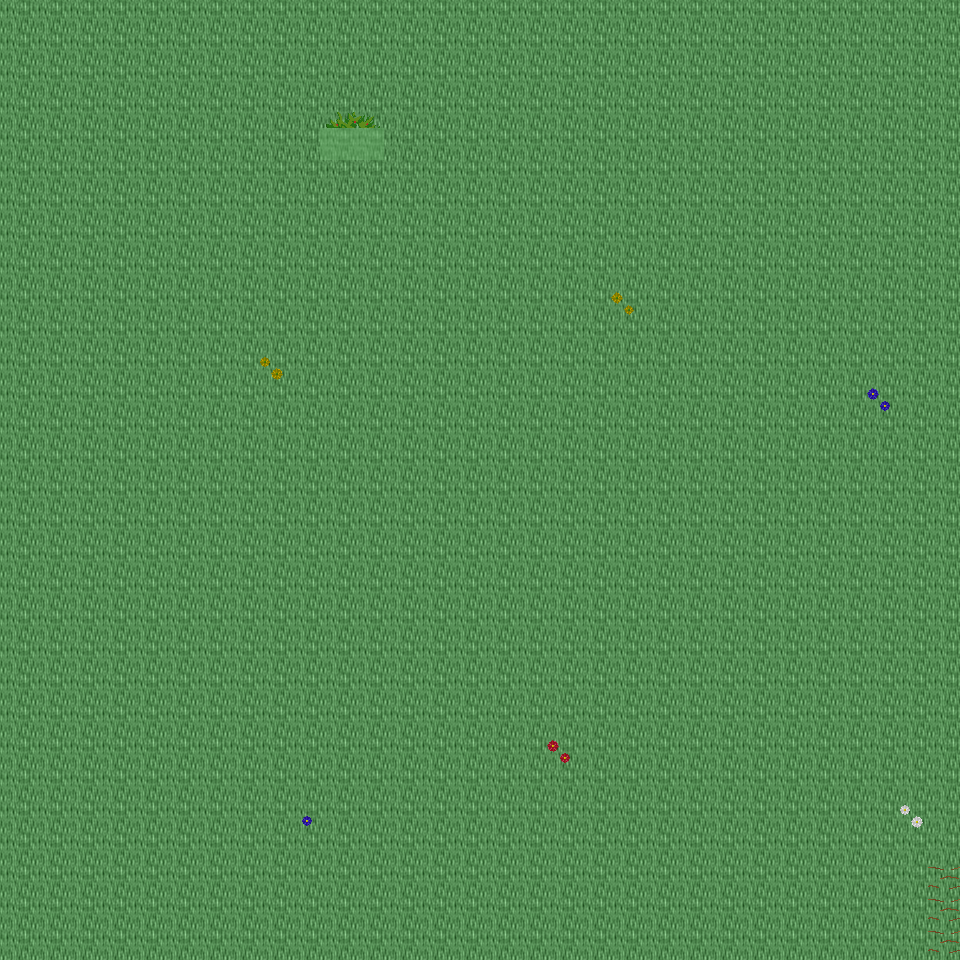

Tiled map render using the project's own tile images. Description and the map definition, with tile-layer contents summarised, below:
An orthogonal 30x30 tile map with 32x32 px tiles, 6 tile layers (Ground, Object, Object2, Above, ...), 39 tilesets and 3 objects (3x mapExit).

<map version="1.0" orientation="orthogonal" renderorder="right-down" width="30" height="30" tilewidth="32" tileheight="32" nextobjectid="4">
  <tileset firstgid="1" name="tileset_ground_ground" tilewidth="32" tileheight="32" tilecount="33" columns="3">
    <image source="../drawable/tileset_ground_ground.png" width="96" height="352" />
  </tileset>
  <tileset firstgid="34" name="tileset_ground_water_pool" tilewidth="32" tileheight="32" tilecount="72" columns="3">
    <image source="../drawable/tileset_ground_water_pool.png" width="96" height="768" />
  </tileset>
  <tileset firstgid="106" name="tileset_ground_ridge_earth_dark" tilewidth="32" tileheight="32" tilecount="96" columns="12">
    <image source="../drawable/tileset_ground_ridge_earth_dark.png" width="384" height="256" />
  </tileset>
  <tileset firstgid="202" name="tileset_ground_grass_edges" tilewidth="32" tileheight="32" tilecount="36" columns="12">
    <image source="../drawable/tileset_ground_grass_edges.png" width="384" height="96" />
  </tileset>
  <tileset firstgid="238" name="tileset_ground_grass_corners" tilewidth="32" tileheight="32" tilecount="24" columns="6">
    <image source="../drawable/tileset_ground_grass_corners.png" width="192" height="128" />
  </tileset>
  <tileset firstgid="262" name="tileset_plant_flower_daisy_blue" tilewidth="32" tileheight="32" tilecount="8" columns="2">
    <image source="../drawable/tileset_plant_flower_daisy_blue.png" width="64" height="128" />
  </tileset>
  <tileset firstgid="270" name="tileset_plant_flower_daisy_yellow" tilewidth="32" tileheight="32" tilecount="8" columns="2">
    <image source="../drawable/tileset_plant_flower_daisy_yellow.png" width="64" height="128" />
  </tileset>
  <tileset firstgid="278" name="tileset_plant_flower_daisy_red" tilewidth="32" tileheight="32" tilecount="8" columns="2">
    <image source="../drawable/tileset_plant_flower_daisy_red.png" width="64" height="128" />
  </tileset>
  <tileset firstgid="286" name="tileset_plant_flower_daisy_white" tilewidth="32" tileheight="32" tilecount="8" columns="2">
    <image source="../drawable/tileset_plant_flower_daisy_white.png" width="64" height="128" />
  </tileset>
  <tileset firstgid="294" name="tileset_logic_collision" tilewidth="32" tileheight="32" tilecount="1" columns="1">
    <image source="../drawable/tileset_logic_collision.png" width="32" height="32" />
  </tileset>
  <tileset firstgid="295" name="tileset_plant_tree_tree_green" tilewidth="32" tileheight="32" tilecount="80" columns="8">
    <image source="../drawable/tileset_plant_tree_tree_green.png" width="256" height="352" />
  </tileset>
  <tileset firstgid="375" name="tileset_plant_stump_stump_brown" tilewidth="32" tileheight="32" tilecount="4" columns="2">
    <image source="../drawable/tileset_plant_stump_stump_brown.png" width="64" height="64" />
  </tileset>
  <tileset firstgid="379" name="tileset_item_pot_cauldron" tilewidth="32" tileheight="32" tilecount="48" columns="8">
    <image source="../drawable/tileset_item_pot_cauldron.png" width="256" height="192" />
  </tileset>
  <tileset firstgid="427" name="tileset_plant_bush_various_small" tilewidth="32" tileheight="32" tilecount="9" columns="3">
    <image source="../drawable/tileset_plant_bush_various_small.png" width="96" height="96" />
  </tileset>
  <tileset firstgid="436" name="tileset_ground_rock_pebbles" tilewidth="32" tileheight="32" tilecount="3" columns="1">
    <image source="../drawable/tileset_ground_rock_pebbles.png" width="32" height="96" />
  </tileset>
  <tileset firstgid="439" name="tileset_ground_ladder_vertical_dark" tilewidth="32" tileheight="32" tilecount="3" columns="3">
    <image source="../drawable/tileset_ground_ladder_vertical_dark.png" width="96" height="32" />
  </tileset>
  <tileset firstgid="442" name="tileset_item_chemistry_empty_bottles" tilewidth="32" tileheight="32" tilecount="12" columns="4">
    <image source="../drawable/tileset_item_chemistry_empty_bottles.png" width="128" height="96" />
  </tileset>
  <tileset firstgid="454" name="tileset_item_chemistry_flask" tilewidth="32" tileheight="32" tilecount="3" columns="1">
    <image source="../drawable/tileset_item_chemistry_flask.png" width="32" height="96" />
  </tileset>
  <tileset firstgid="457" name="tileset_item_pot_barrel" tilewidth="32" tileheight="32" tilecount="2" columns="1">
    <image source="../drawable/tileset_item_pot_barrel.png" width="32" height="64" />
  </tileset>
  <tileset firstgid="459" name="tileset_item_flagpole" tilewidth="32" tileheight="32" tilecount="3" columns="1">
    <image source="../drawable/tileset_item_flagpole.png" width="32" height="96" />
  </tileset>
  <tileset firstgid="462" name="tileset_item_food_beehive1" tilewidth="32" tileheight="32" tilecount="1" columns="1">
    <image source="../drawable/tileset_item_food_beehive1.png" width="32" height="32" />
  </tileset>
  <tileset firstgid="463" name="tileset_item_food_beehive2" tilewidth="32" tileheight="32" tilecount="1" columns="1">
    <image source="../drawable/tileset_item_food_beehive2.png" width="32" height="32" />
  </tileset>
  <tileset firstgid="464" name="tileset_item_buzzing_bees" tilewidth="32" tileheight="32" tilecount="5" columns="5">
    <image source="../drawable/tileset_item_buzzing_bees.png" width="160" height="32" />
  </tileset>
  <tileset firstgid="469" name="tileset_plant_bush_hedge" tilewidth="32" tileheight="32" tilecount="35" columns="5">
    <image source="../drawable/tileset_plant_bush_hedge.png" width="160" height="224" />
  </tileset>
  <tileset firstgid="504" name="tileset_logic_creature_animal" tilewidth="32" tileheight="32" tilecount="32" columns="8">
    <image source="../drawable/tileset_logic_creature_animal.png" width="256" height="128" />
  </tileset>
  <tileset firstgid="536" name="tileset_furniture_table_wooden_trestle" tilewidth="32" tileheight="32" tilecount="9" columns="3">
    <image source="../drawable/tileset_furniture_table_wooden_trestle.png" width="96" height="96" />
  </tileset>
  <tileset firstgid="545" name="tileset_furniture_table_bench" tilewidth="32" tileheight="32" tilecount="3" columns="3">
    <image source="../drawable/tileset_furniture_table_bench.png" width="96" height="32" />
  </tileset>
  <tileset firstgid="548" name="tileset_item_food_smoked_meatandfish" tilewidth="32" tileheight="32" tilecount="4" columns="4">
    <image source="../drawable/tileset_item_food_smoked_meatandfish.png" width="128" height="32" />
  </tileset>
  <tileset firstgid="552" name="tileset_furniture_table_wooden_trestle_vertical" tilewidth="32" tileheight="32" tilecount="6" columns="2">
    <image source="../drawable/tileset_furniture_table_wooden_trestle_vertical.png" width="64" height="96" />
  </tileset>
  <tileset firstgid="558" name="tileset_building_huts" tilewidth="32" tileheight="32" tilecount="338" columns="26">
    <image source="../drawable/tileset_building_huts.png" width="832" height="416" />
  </tileset>
  <tileset firstgid="896" name="tileset_building_chimney_smoke" tilewidth="32" tileheight="32" tilecount="40" columns="4">
    <image source="../drawable/tileset_building_chimney_smoke.png" width="128" height="320" />
  </tileset>
  <tileset firstgid="936" name="tileset_item_firewood" tilewidth="32" tileheight="32" tilecount="12" columns="3">
    <image source="../drawable/tileset_item_firewood.png" width="96" height="128" />
  </tileset>
  <tileset firstgid="948" name="tileset_logic_item_herb" tilewidth="32" tileheight="32" tilecount="5" columns="5">
    <image source="../drawable/tileset_logic_item_herb.png" width="160" height="32" />
  </tileset>
  <tileset firstgid="953" name="tileset_logic_creature_reptile" tilewidth="32" tileheight="32" tilecount="7" columns="7">
    <image source="../drawable/tileset_logic_creature_reptile.png" width="224" height="32" />
  </tileset>
  <tileset firstgid="960" name="tileset_logic_creature_insect" tilewidth="32" tileheight="32" tilecount="5" columns="5">
    <image source="../drawable/tileset_logic_creature_insect.png" width="160" height="32" />
  </tileset>
  <tileset firstgid="965" name="tileset_plant_bush_bush_pinks" tilewidth="32" tileheight="32" tilecount="4" columns="2">
    <image source="../drawable/tileset_plant_bush_bush_pinks.png" width="64" height="64" />
  </tileset>
  <tileset firstgid="969" name="tileset_plant_bush_fern" tilewidth="32" tileheight="32" tilecount="32" columns="8">
    <image source="../drawable/tileset_plant_bush_fern.png" width="256" height="128" />
  </tileset>
  <tileset firstgid="1001" name="tileset_plant_bushes_and_trees" tilewidth="32" tileheight="32" tilecount="144" columns="16">
    <image source="../drawable/tileset_plant_bushes_and_trees.png" width="512" height="289" />
  </tileset>
  <tileset firstgid="1145" name="tileset_plant_bush_berried" tilewidth="32" tileheight="32" tilecount="60" columns="5">
    <image source="../drawable/tileset_plant_bush_berried.png" width="160" height="384" />
  </tileset>
  <layer name="Ground" width="30" height="30">
    <data>[900 cells, 900 non-empty, 1 distinct tile ids]</data>
  </layer>
  <layer name="Object" width="30" height="30">
    <data>[900 cells, 11 non-empty, 9 distinct tile ids]</data>
  </layer>
  <layer name="Object2" width="30" height="30">
    <data>[900 cells, 0 non-empty, 0 distinct tile ids]</data>
  </layer>
  <layer name="Above" width="30" height="30">
    <data>[900 cells, 2 non-empty, 2 distinct tile ids]</data>
  </layer>
  <layer name="Above2" width="30" height="30">
    <data>[900 cells, 0 non-empty, 0 distinct tile ids]</data>
  </layer>
  <layer name="Walkable" width="30" height="30">
    <data>[900 cells, 2 non-empty, 1 distinct tile ids]</data>
  </layer>
  <objectgroup name="MapEvents">
    <object id="1" name="north" type="mapExit" x="0" y="0" width="960" height="32">
      <properties>
        <property name="map" value="level_0_x85_y129" />
        <property name="x" value="0" />
        <property name="y" value="28" />
      </properties>
    </object>
    <object id="2" name="south" type="mapExit" x="0" y="928" width="960" height="32">
      <properties>
        <property name="map" value="level_0_x85_y131" />
        <property name="x" value="0" />
        <property name="y" value="1" />
      </properties>
    </object>
    <object id="3" name="east" type="mapExit" x="928" y="0" width="32" height="960">
      <properties>
        <property name="map" value="level_0_x86_y130" />
        <property name="x" value="1" />
        <property name="y" value="0" />
      </properties>
    </object>
  </objectgroup>
</map>
